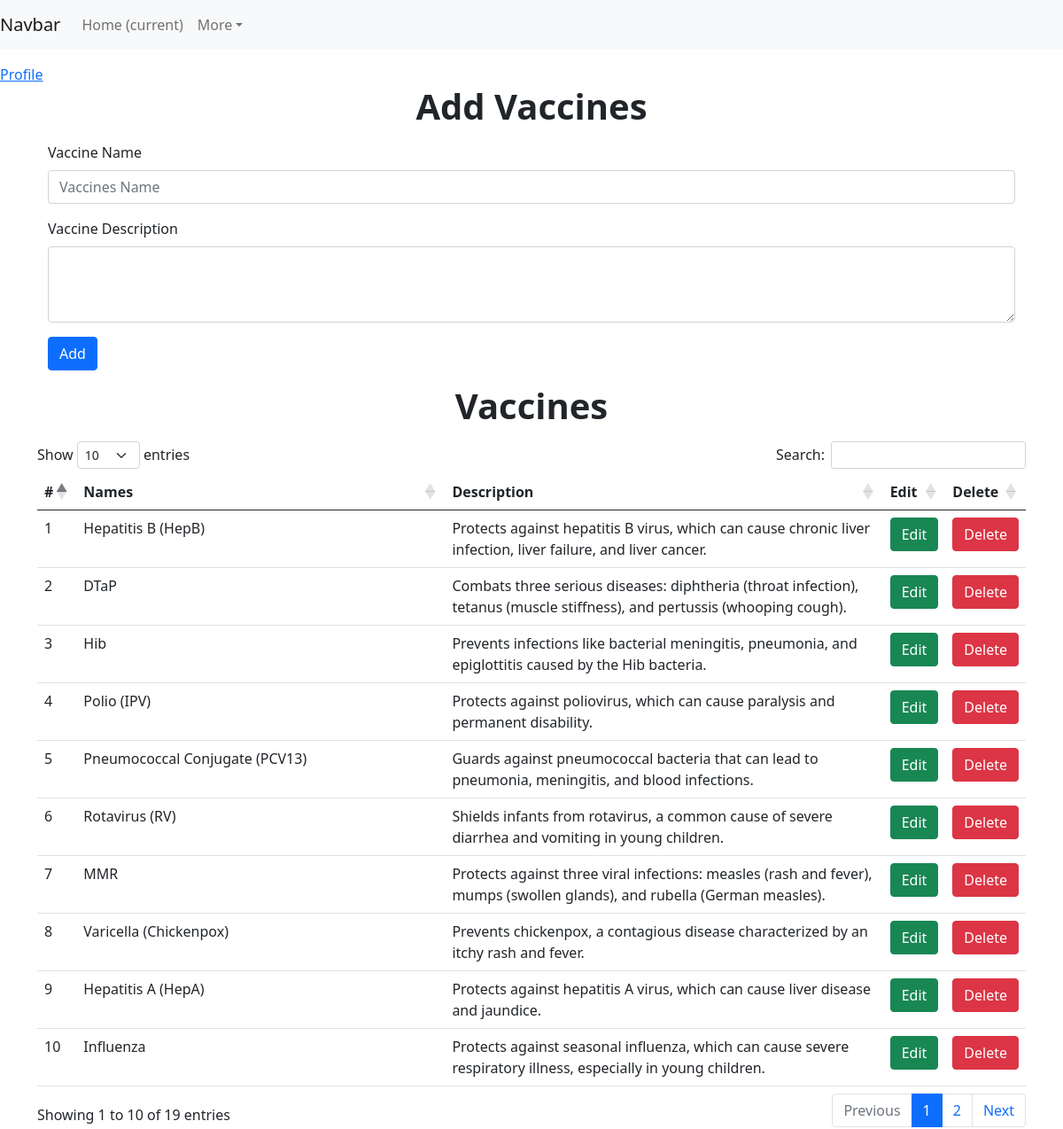
/Admin/index32.php (signed in), run on the app's committed database.
### tables this page shows
CREATE TABLE `vaccines` (
  `Vac_id` int(255) NOT NULL,
  `Vaccine_Name` varchar(255) NOT NULL,
  `Vaccine_Desc` varchar(255) NOT NULL
);

### Admin/index32.php (the view, shortened to what this page needs)
<?php
require '../Connection/config.php';
?>
<!DOCTYPE html>
<html lang="en">
<head>
    <link href="https://cdn.jsdelivr.net/npm/bootstrap@5.0.2/dist/css/bootstrap.min.css" rel="stylesheet" >
    <link rel="stylesheet" href="https://cdn.datatables.net/1.13.4/css/dataTables.bootstrap5.min.css" />
</head>
<body>
    <?php include_once '../Components/navbar.php'; ?>
    <a href="userprofile.php">Profile</a>
    <div class="container">
        <div class="head text-center">
            <p class="display-6 fw-bold">Add Vaccines</p>
        </div>
        <form action="index.php" method="post" class="container">
            <div class="mb-3">
                <label for="vac_title" class="form-label">Vaccine Name</label>
                <input type="Text" name="vac-name" class="form-control" id="vac_title" placeholder="Vaccines Name">
            </div>
            <div class="mb-3">
                <label for="txtarea" class="form-label">Vaccine Description</label>
                <textarea class="form-control" name="vac-desc" id="txtarea" rows="3"></textarea>
            </div>
            <div class="mb-3">
                <button class="btn btn-primary btn-md" name="add">Add</button>
            </div>
        </form>
    </div>
    <?PHP
    $SELECTQUERY = 'SELECT * FROM `vaccines`';
    $validateselec = mysqli_query($con, $SELECTQUERY);
    if (mysqli_num_rows($validateselec) > 0) {
    ?>
        <div class="container ">
            <div class="head text-center">
                <p class="display-6 fw-bold">Vaccines</p>
            </div>
            <table id="myTable" class="table display">
                <thead>
                    <tr>
                        <th scope="col">#</th>
                        <th scope="col">Names</th>
                        <th scope="col">Description</th>
                        <th scope="col">Edit</th>
                        <th scope="col">Delete</th>
                    </tr>
                </thead>
                <tbody>
                    <?php
                    $s_no = 0;
                    while ($row = mysqli_fetch_assoc($validateselec)) {
                        $s_no++;
                    ?>
                        <tr>
                            <td><?php echo $s_no; ?></td>
                            <td><?php echo $row['Vaccine_Name']; ?></td>
                            <td><?php echo $row['Vaccine_Desc']; ?></td>
                            <td>
                                <a href="edit.php?editid=<?php echo $row['Vac_id']; ?>">
                                    <button class="btn btn-md btn-success">Edit</button>
                                </a>
                            </td>
                            <td>
                                <a href="index.php?deleteid=<?php echo $row['Vac_id']; ?>">
                                    <button class="btn btn-md btn-danger">Delete</button>
                                </a>
                            </td>
                        </tr>
                    <?php } ?>
                </tbody>
            </table>
        </div>
        <?PHP  } ?>
</body>
</html>

### data on the page
vaccines: Vaccine_Name "Hepatitis B (HepB)", Vaccine_Desc "Protects against hepatitis B virus, which can cause chronic liver infection, liver failure, and liver cancer."
vaccines: Vaccine_Name "DTaP", Vaccine_Desc "Combats three serious diseases: diphtheria (throat infection), tetanus (muscle stiffness), and pertussis (whooping cough)."
vaccines: Vaccine_Name "Hib", Vaccine_Desc "Prevents infections like bacterial meningitis, pneumonia, and epiglottitis caused by the Hib bacteria."
vaccines: Vaccine_Name "Polio (IPV)", Vaccine_Desc "Protects against poliovirus, which can cause paralysis and permanent disability."
vaccines: Vaccine_Name "Pneumococcal Conjugate (PCV13)", Vaccine_Desc "Guards against pneumococcal bacteria that can lead to pneumonia, meningitis, and blood infections."
vaccines: Vaccine_Name "Rotavirus (RV)", Vaccine_Desc "Shields infants from rotavirus, a common cause of severe diarrhea and vomiting in young children."
vaccines: Vaccine_Name "MMR", Vaccine_Desc "Protects against three viral infections: measles (rash and fever), mumps (swollen glands), and rubella (German measles)."
vaccines: Vaccine_Name "Varicella (Chickenpox)", Vaccine_Desc "Prevents chickenpox, a contagious disease characterized by an itchy rash and fever."
vaccines: Vaccine_Name "Hepatitis A (HepA)", Vaccine_Desc "Protects against hepatitis A virus, which can cause liver disease and jaundice."
vaccines: Vaccine_Name "Influenza", Vaccine_Desc "Protects against seasonal influenza, which can cause severe respiratory illness, especially in young children."
